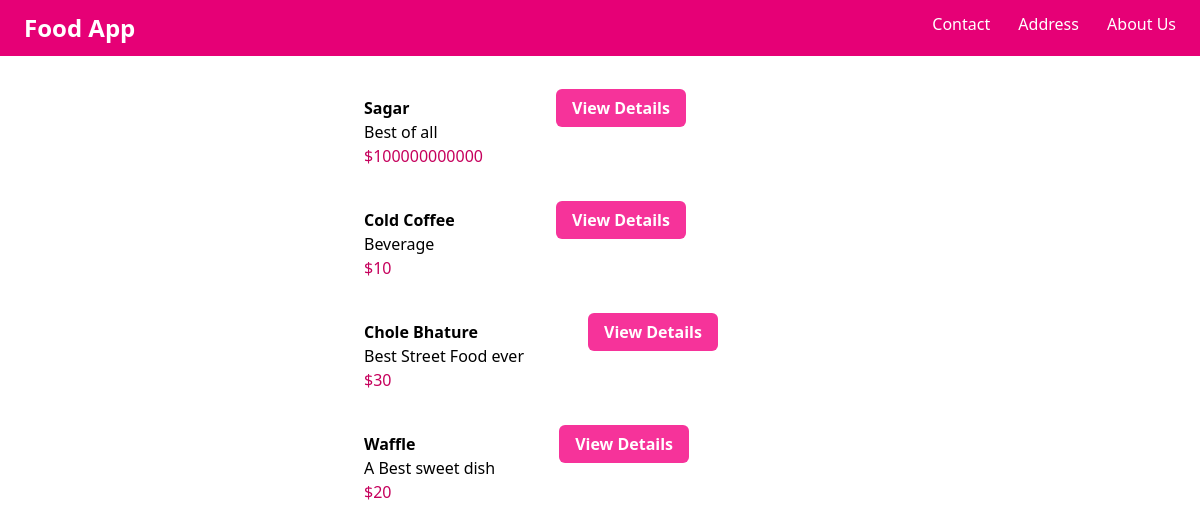
The app's page /, older data.
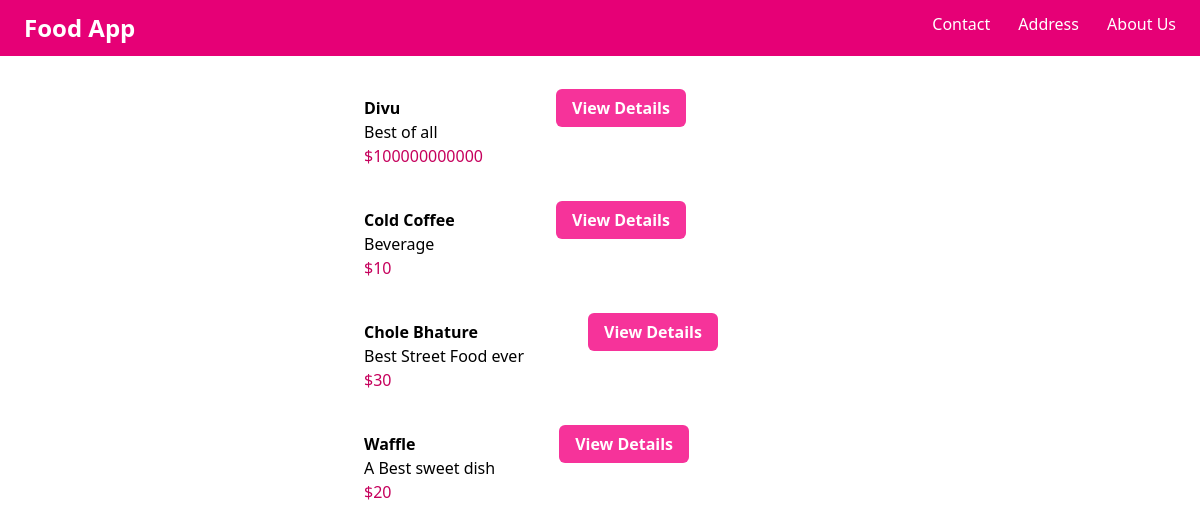
The same page, newer data.
### myapp/models.py (models this page shows, shortened)
class Item(models.Model):
    item_name = models.CharField(max_length=30)
    item_desc = models.CharField(max_length=500)
    item_price = models.IntegerField()
    item_image = models.CharField(max_length=500,default = 'https://www.creativefabrica.com/wp-content/uploads/2021/04/06/Food-Icon-with-Pink-Cutlery-Plate-Graphics-10479612-1.jpg')

### myapp/views.py (the view)
# urls.py: path('', views.index, name="index"),
def index(request):
    item_list = Item.objects.all()
    context = {
        "item_list":item_list
        }
    return render(request,"myapp/index.html",context)

### myapp/templates/myapp/index.html (shortened to what this page needs)
{% extends "myapp/base.html" %}
{% block body %}
        <div>
        {%for item in item_list %}
        <div class="m-10 flex w-1/2 mx-auto">
                <div>
                        <div class="mx-16">
                                <div class="font-bold">{{item.item_name}}</div>
                                <div>{{item.item_desc}}</div>
                                <div class="text-pink-700">${{item.item_price}}</div>
                        </div>
                </div>
                <div>
                        <a class="bg-pink-500 text-white font-bold px-4 py-2 rounded-md" href="{% url 'myapp:details' item.id%}">View Details</a>
                </div>
        </div>
        {% endfor %}
        </div>
{% endblock  %}

Row changes from the older to the newer data that the page shows:
changed Item "Best of all": item_name "Sagar" → "Divu"
